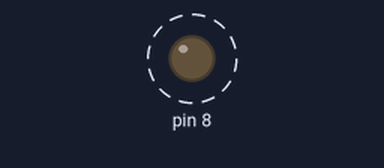
The program below on a simulated Raspberry Pi (header pin numbers). On the bench: output pins drawn as LEDs (lit = HIGH). Dashed ring = blinking. The camera gives no picture and a still takes 0.5 s. At 10.0 s the program stops and its outputs stay as they are.

Above: at 0.7 s.
Timing chart, 0 to 5.8 s (numbered marks = the images above):
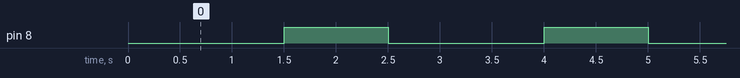

The program:

cameraloop.py
```python
from picamera import PiCamera
import RPi.GPIO as GPIO

import time

camera = PiCamera()

GPIO.setwarnings(False) # Ignore warning for now
GPIO.setmode(GPIO.BOARD) # Use physical pin numbering
GPIO.setup(8, GPIO.OUT, initial=GPIO.LOW) # Set pin 8 to be an output pin and set initial value to low (off)

camera.start_preview()
for i in range(4):
    time.sleep(1)
    camera.capture('/home/pi/image%s.jpg' % i)
    GPIO.output(8, GPIO.HIGH) # Turn on
    time.sleep(1) # Sleep for 1 second
    GPIO.output(8, GPIO.LOW) # Turn off
camera.stop_preview()
```

Measured:
- by itself, pin 8: alternates HIGH for 1.0 s and LOW for 1.5 s
